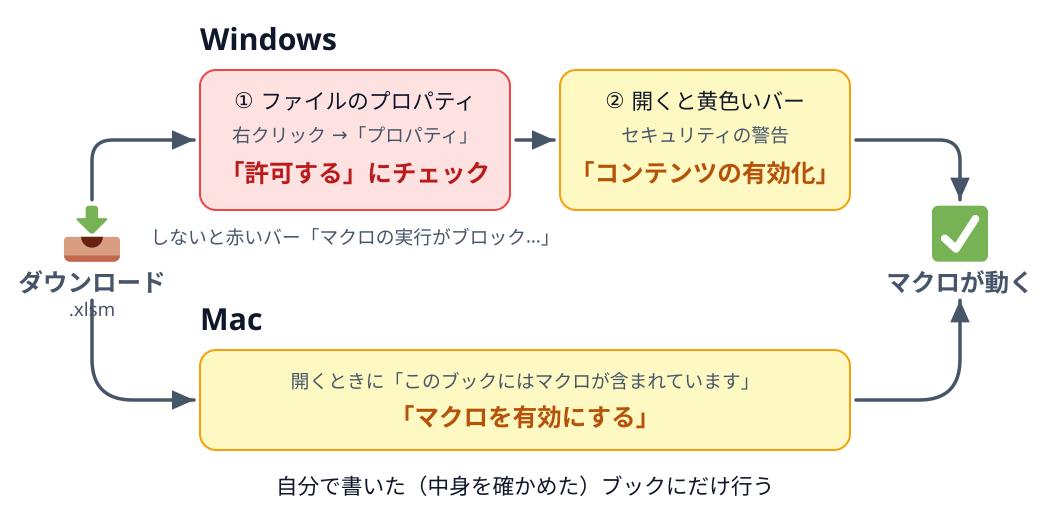

Write the Python code that produced this figure.
"""ダウンロードしたマクロ入りのブックを動かすまで。Windows は「許可する」→「コンテンツの有効化」、Mac は開くときに有効化（SOURCE-PATH-GOAL + BLOCKAGE）。"""
import sys
sys.path.insert(0, "/Users/seekseep/.claude/skills/genfig")
from genfig import Canvas

c = Canvas(1040, 520)

dl = c.node(92, 250, "ダウンロード", emoji_cp="1f4e5", w=80, h=64, label_scale="label")   # 📥
c.text(92, 316, ".xlsm", scale="caption")

c.text(200, 50, "Windows", scale="heading", align="left")
prop = c.sticky(200, 70, 310, 140, color="red", weight="thin")
c.text(355, 108, "① ファイルのプロパティ", scale="body", fill="#0f172a")
c.text(355, 142, "右クリック →「プロパティ」", scale="caption")
c.text(355, 182, "「許可する」にチェック", scale="label", fill="#b91c1c")
c.text(355, 244, "しないと赤いバー「マクロの実行がブロック…」", scale="caption")

bar = c.sticky(560, 70, 290, 140, color="yellow", weight="thin")
c.text(705, 108, "② 開くと黄色いバー", scale="body", fill="#0f172a")
c.text(705, 142, "セキュリティの警告", scale="caption")
c.text(705, 182, "「コンテンツの有効化」", scale="label", fill="#b45309")

c.text(200, 330, "Mac", scale="heading", align="left")
mac = c.sticky(200, 350, 650, 100, color="yellow", weight="thin")
c.text(525, 388, "開くときに「このブックにはマクロが含まれています」", scale="caption")
c.text(525, 426, "「マクロを有効にする」", scale="label", fill="#b45309")

ok = c.node(960, 250, "マクロが動く", emoji_cp="2705", w=80, h=64, label_scale="label")   # ✅

c.link((dl, "n"), (prop, "w"), route="elbow")
c.link((dl, "s"), (mac, "w"), route="elbow")
c.link(prop, bar)
c.link((bar, "e"), (ok, "n"), route="elbow")
c.link((mac, "e"), (ok, "s"), route="elbow")
c.text(525, 494, "自分で書いた（中身を確かめた）ブックにだけ行う", scale="body", fill="#0f172a")
c.save("02-macro-security.svg")
